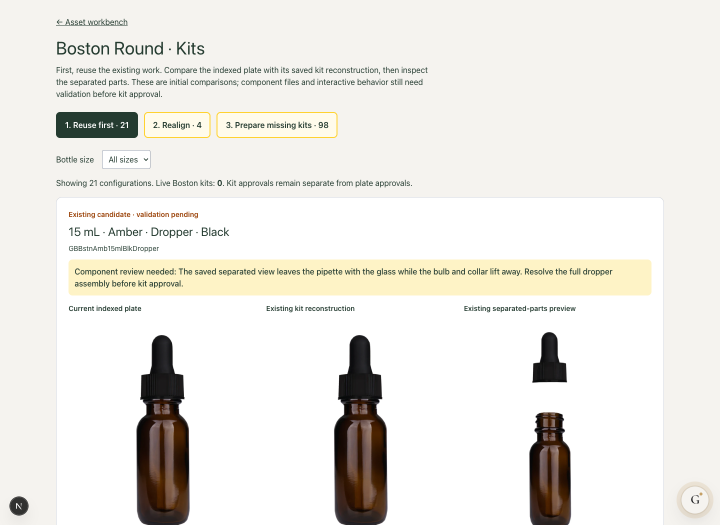
#> input picture docs/reviews/boston-dropper-rule-2026-09-12/before.png, 1440 x 1050 px (shown at 1/2 size)
$ python -i prepare-boston-plates.py   (imports and definitions only)
#> lines starting #> are read from the running program, lines starting #| are printed output that depends on the picture; after the words box and inside, x2 and y2 are one past the last pixel; in counts of white or black regions, pixels touching at a corner belong together
#> further down, picture is the input picture: PIL image 1440x1050 RGB; mean R, G, B 234.8, 232.6, 227.4
"""Prepare local Boston plate review candidates from explicit master source records.
Preserves approved plates. Uniform photo transforms only; no shadow editing.
The plate presentation is derived from approved plates, separate from hero framing.
"""
import json, hashlib, io, pathlib, collections, datetime
import numpy as np
from PIL import Image
from scipy import ndimage
from psd_tools import PSDImage
ROOT=pathlib.Path(__file__).resolve().parents[2]
MASTER=pathlib.Path('/Users/jordanrichter/Projects/Clients/Nemat-International/BB-PSD-Files-Master').resolve()
REVIEW=ROOT/'docs/reviews/boston-plate-completion-2026-09-12'
# [1 line not run here, left out]
CANVAS=(1000,1100)
def sha(b):return hashlib.sha256(b).hexdigest()
def read(p):return json.loads((ROOT/p).read_text())
def white(im):
 im=im.convert('RGBA');bg=Image.new('RGBA',im.size,'white');bg.alpha_composite(im);return bg.convert('RGB')
#> after `bg = Image.new('RGBA', im.size, 'white')`: bg: PIL image 1440x1050 RGBA; every value is 255
# [11 lines left out: functions save, verified, not called in this run]
def measure(im):
 a=np.asarray(white(im));ink=np.max(255-a.astype(float),axis=2)>15
#> after `ink = np.max(255 - a.astype(float), axis=2) > 15`:
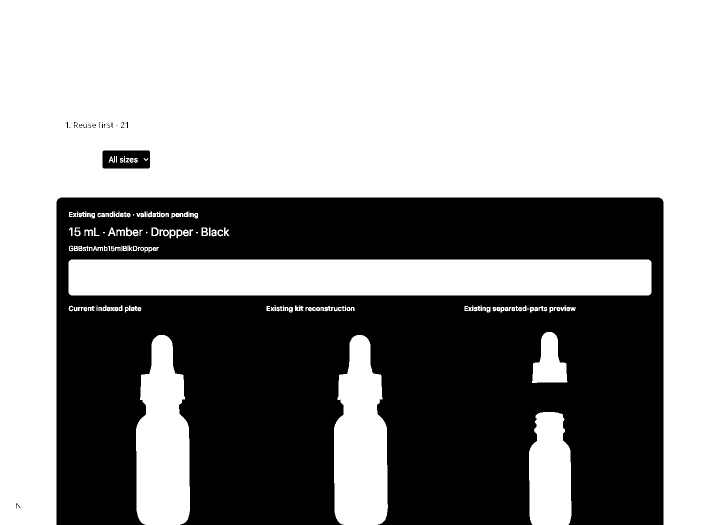
#> ink: shape (1050, 1440) bool (shown at 1/2 size); 59% white; 127 black regions (109 under 20 px), largest, box (x1, y1, x2, y2) and area: (113, 395, 1327, 1050) 616130, (205, 301, 300, 337) 3052, (306, 457, 314, 470) 89
 ink=ndimage.binary_fill_holes(ndimage.binary_closing(ink,iterations=2));labels,n=ndimage.label(ink)
#> after `ink = ndimage.binary_fill_holes(ndimage.binary_closing(ink, iterations`:
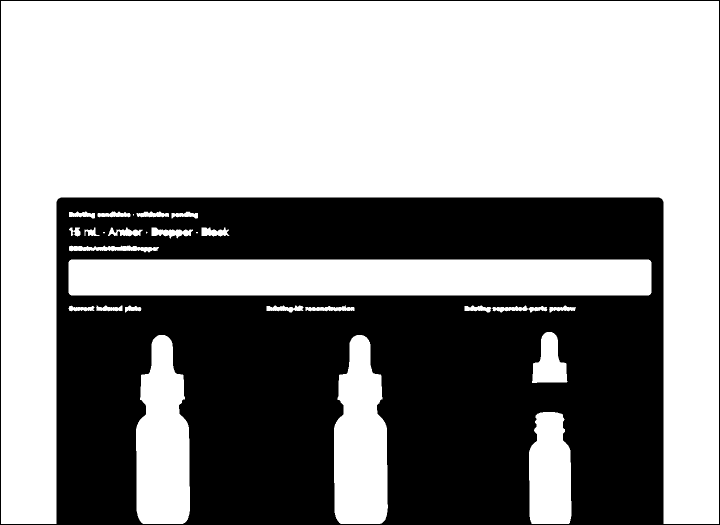
#> ink: shape (1050, 1440) bool (shown at 1/2 size); 58.9% white; 1 black region, box (x1, y1, x2, y2) and area: (0, 0, 1440, 1050) 621749
#> after `labels, n = ndimage.label(ink)`:
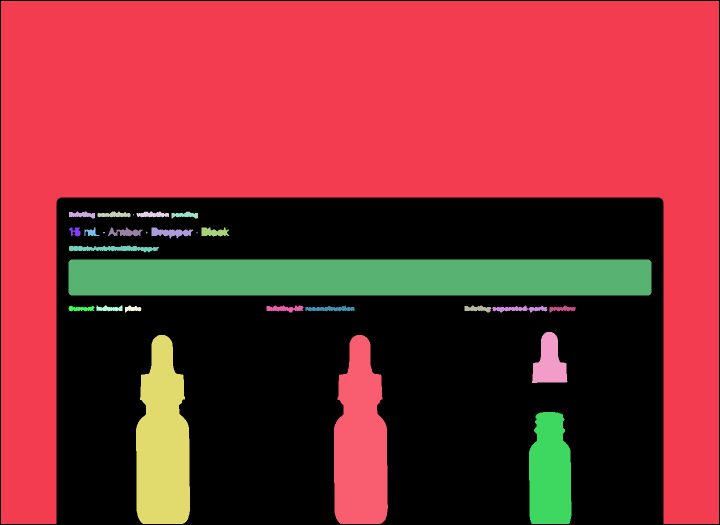
#> labels: shape (1050, 1440) int32 (shown at 1/2 size); 29 distinct labels, from 0 to 28; one colour per label, 0 black
#> after `labels, n = ndimage.label(ink)`: n = 28
 components=[]
 for i,sl in enumerate(ndimage.find_objects(labels),1):
  if sl is None:continue
  h=sl[0].stop-sl[0].start;w=sl[1].stop-sl[1].start
  if h>im.height*.35 and w>im.width*.08:components.append((h*w,i,sl))
#> this loop made 28 passes
#> (h, w) on passes 1 to 12: (1046, 1436), (14, 52), (12, 66), (12, 65), (14, 53), (3, 2), (18, 23), (17, 30), (18, 69), (22, 83), (18, 56), (4, 3)
#> after the loop, components = 1 item
 if not components:raise ValueError('Bottle geometry unresolved')
 _,label,sl=max(components);m=labels==label;ys,xs=np.where(m);top,base=int(ys.min()),int(ys.max())
#> after `_, label, sl = max(components)`: label = 1
#> after `m = labels == label`:
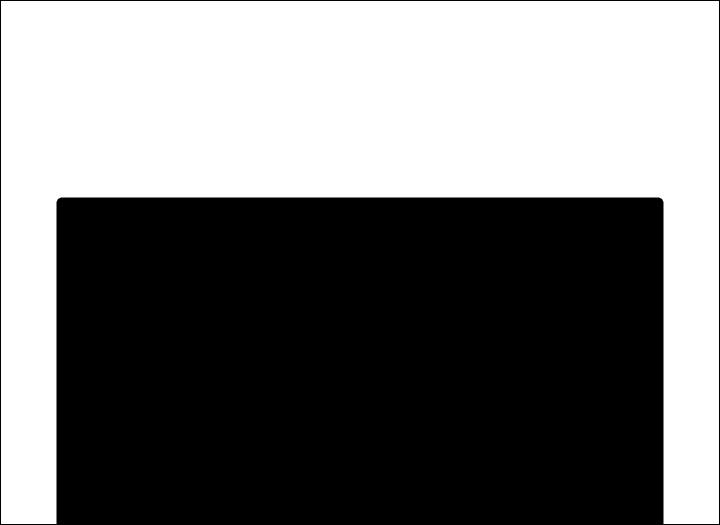
#> m: shape (1050, 1440) bool (shown at 1/2 size); 46.9% white; 1 white region, box (x1, y1, x2, y2) and area: (2, 2, 1438, 1048) 709368
#> after `top, base = (int(ys.min()), int(ys.max()))`: top = 2; base = 1047
 band=m[top+int((base-top)*.50):top+int((base-top)*.86)]
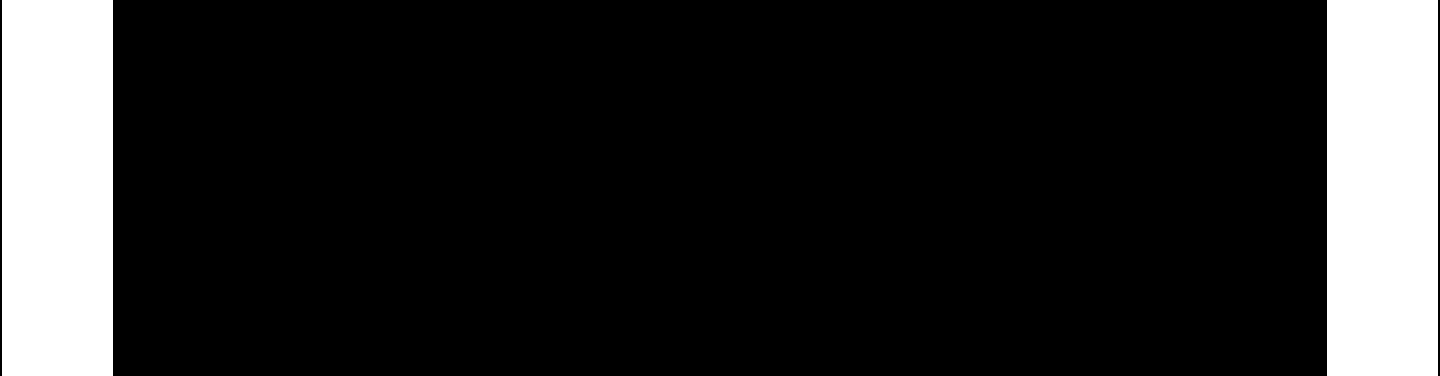
#> band: shape (376, 1440) bool; 15.4% white; 2 white regions, box (x1, y1, x2, y2) and area: (2, 0, 113, 376) 41736, (1327, 0, 1438, 376) 41736
 left=[];right=[]
 for line in band:
  cols=np.where(line)[0]
  if len(cols):left.append(cols.min());right.append(cols.max())
#> after the loop, left = 376 values from 2 to 2; right = 376 values from 1437 to 1437
 x0=float(np.percentile(left,10));x1=float(np.percentile(right,90))
#> after `x0 = float(np.percentile(left, 10))`: x0 = 2
#> after `x1 = float(np.percentile(right, 90))`: x1 = 1437
 return {'width':x1-x0+1,'baseY':base,'topY':top,'centerX':(x0+x1)/2,'left':int(xs.min()),'right':int(xs.max())}
def transformed(im,scale,x,y):
 return im.transform(CANVAS,Image.Transform.AFFINE,(1/scale,0,-x/scale,0,1/scale,-y/scale),Image.Resampling.BICUBIC,fillcolor='white')
# [4 lines left out: function ink_bounds, not called in this run]
def framing(im):
 s=min(CANVAS[0]/im.width,CANVAS[1]/im.height);return transformed(im,s,(CANVAS[0]-im.width*s)/2,(CANVAS[1]-im.height*s)/2)

# [65 lines left out: function main, not called in this run]
def measure_cap(im):
 a=np.asarray(white(im));ys,xs=np.where(np.max(255-a.astype(float),axis=2)>20);return {'left':float(xs.min()),'baseY':float(ys.max())}
# [1 line not run here, left out]

>>> from PIL import Image
>>> picture = Image.open('../../docs/reviews/boston-dropper-rule-2026-09-12/before.png')
>>> result = measure(picture)
#> result = {'width': 1436, 'baseY': 1047, 'topY': 2, 'centerX': 719.5, 'left': 2, 'right': 1437}
